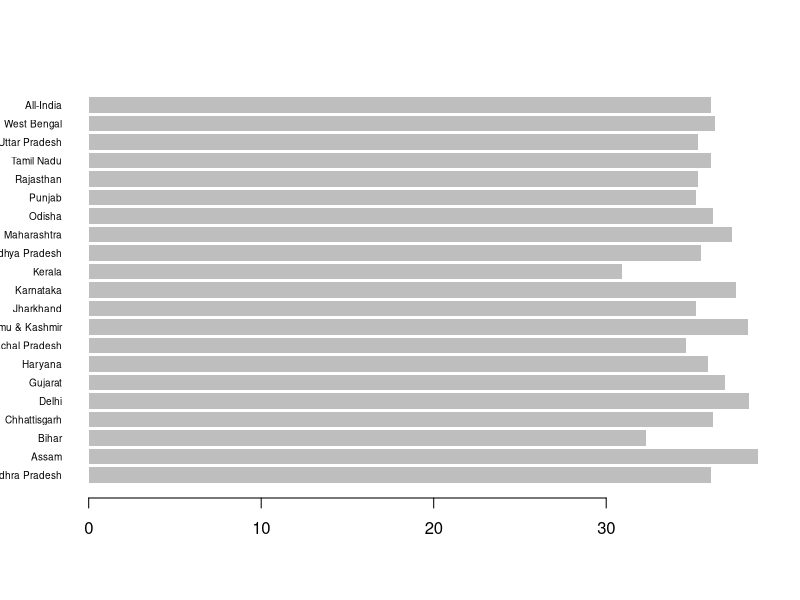

Source code (R):
#Concerned Statewise road density Data is taken from
#url -> http://rural.nic.in/sites/downloads/IRDR/1.%20Demographic%20Profile.xls
myvalues <- read.csv("DemographicUrban.csv")
#ordering the data 
high.order <- order(myvalues$Urban, decreasing=TRUE)
education.high <- myvalues[high.order,]
#plotting the data
barplot(myvalues$Urban, names.arg=myvalues$State, horiz=TRUE, las=1, cex.names=0.6, border=NA)
summary(myvalues)
